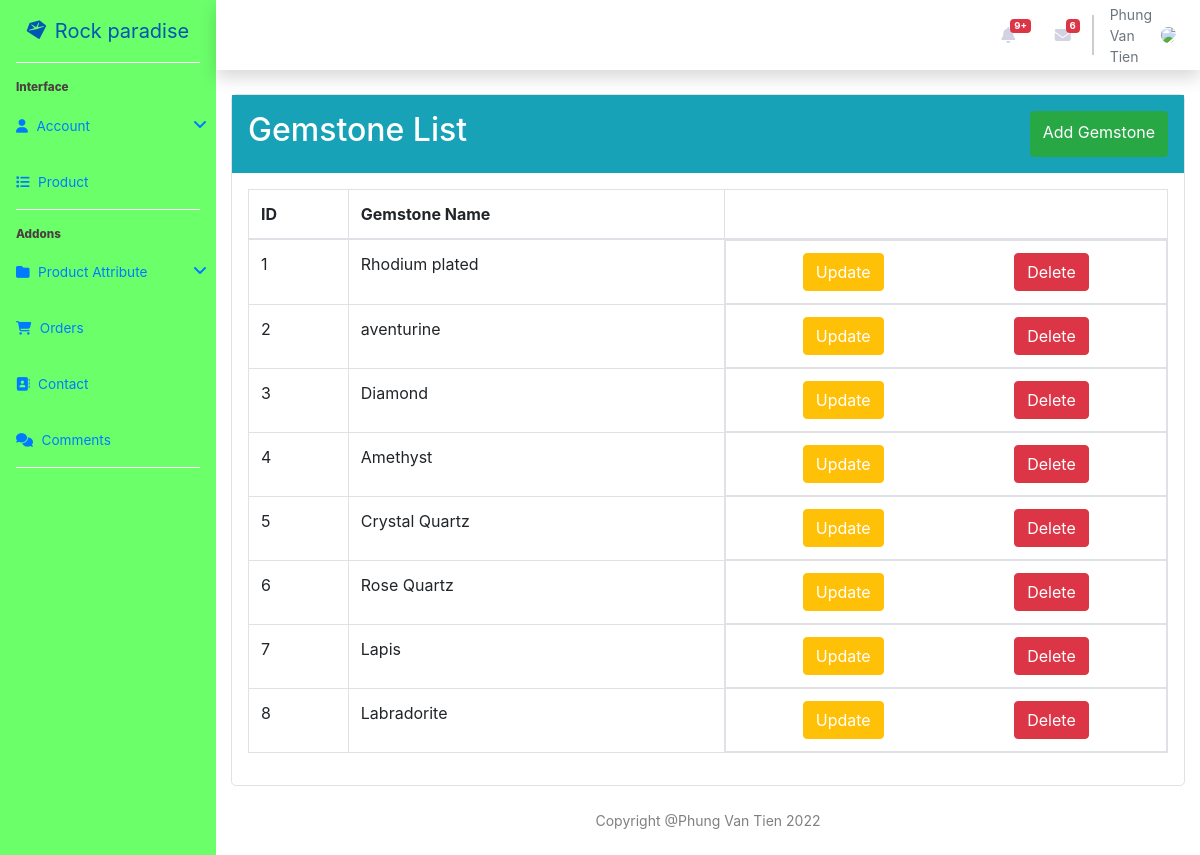
/SourceCode/Jewellery/admin/gemstonePage.php (signed in), run on the app's committed database.
### tables this page shows
CREATE TABLE `account` (
  `id` int(11) NOT NULL,
  `role` varchar(30) NOT NULL,
  `fullname` varchar(50) NOT NULL,
  `email` varchar(100) NOT NULL,
  `password` varchar(50) NOT NULL,
  `phone` varchar(11) NOT NULL,
  `address` varchar(200) NOT NULL,
  `created_at` timestamp NOT NULL DEFAULT CURRENT_TIMESTAMP,
  `code` int(11) NOT NULL DEFAULT '0',
  `status` varchar(20) NOT NULL DEFAULT 'verified'
);

CREATE TABLE `gemstone` (
  `id` int(11) NOT NULL,
  `gemstone_name` varchar(50) NOT NULL
);

### SourceCode/Jewellery/admin/gemstonePage.php (the view, shortened to what this page needs)
<?php
include "connect.php";
$sql = "SELECT * FROM gemstone ";
$result = $conn->query($sql);
$arr_gemstone = [];
if ($result->num_rows > 0) {
    $arr_gemstone = $result->fetch_all(MYSQLI_ASSOC);
} else {
    echo 'Error: ' . $conn->error;
}
?>
<!DOCTYPE html>
<html lang="en">
<head>
    <link rel="stylesheet" href="../public/css/admin.css?v=1">
    <link rel="stylesheet" href="https://cdnjs.cloudflare.com/ajax/libs/font-awesome/6.1.2/css/all.min.css" />
    <link rel="stylesheet" href="https://cdn.jsdelivr.net/npm/bootstrap@4.6.1/dist/css/bootstrap.min.css">
</head>
<body>
<section class="flex-wrap d-flex ">
    <?php include "navbar.php" ?>
    <section>
        <div class="container-fluid">
            <div class="list_acc row">
                <div class="col-md-12" style="min-height: 40rem;">
                    <div class="list_gemstone border rounded-lg">
                        <div class="create-gemstone bg-info p-3 w-100 d-flex justify-content-between">
                            <h2 class="text-white">Gemstone List</h2>
                            <a href="#" class="btn btn-success btn-addGemstone py-2 text-white">Add Gemstone</a>
                        </div>
                        <div class="table_gemstone p-3">
                            <table class="table table-bordered">
                                <thead>
                                    <tr>
                                        <th>ID</th>
                                        <th>Gemstone Name</th>
                                        <th></th>
                                    </tr>
                                </thead>
                                <tbody>
                                    <?php
                                    if (is_array($arr_gemstone)) {
                                        foreach ($arr_gemstone as $index => $value) {
                                    ?>
                                            <tr>
                                                <td><?php echo ++$index; ?></td>
                                                <td><?php echo $value['gemstone_name']; ?></td>
                                                <td class="d-flex justify-content-around">
                                                    <a data-id="<?php echo $value['id']; ?>" href="#" class="btn btn-warning btn-updateGemstone text-white">Update</a>
                                                    <button name_gemstone="<?php echo $value['gemstone_name'] ?>" id_gemstone="<?php echo $value['id']; ?>" class="btn btn-danger btn-delete">Delete</button>
                                                </td>
                                            </tr>
                                    <?php
                                        }
                                    }
                                    ?>
                                </tbody>
                            </table>
                        </div>
                    </div>
                </div>
            </div>
        </div>
    </section>
    <footer class="bg-white">
        <div class="container my-auto py-4">
            <div class="text-center my-auto text-black-50 small">
                <span>Copyright @Phung Van Tien 2022</span>
            </div>
        </div>
    </footer>
</section>
</body>
</html>

### SourceCode/Jewellery/admin/navbar.php (shortened to what this page needs)
<?php
include "connect.php";
$sql = "SELECT * FROM account WHERE role = 'admin' ";
$result = $conn->query($sql);
$admin = [];
if ($result->num_rows > 0) {
    $admin = $result->fetch_all(MYSQLI_ASSOC);
} else {
    echo "Error: " . $conn->error;
}
?>
<ul class="sidebar mb-0 list-unstyled" id="accordionSidebar">
    <a class="sidebar-brand d-flex align-item-center justify-content-center p-3" style="text-decoration: none;" href="admin.php">
        <div class="sidebar-brand-icon rotate-n-15">
            <i class="fa-solid fa-gem"></i>
        </div>
        <div class="sidebar-brand-text ml-2">Rock paradise</div>
    </a>
    <hr class="sidebar-divider">
    <div class="sidebar-heading">Interface</div>
    <li class="nav-item collapsed">
        <a class="nav-link" href="#" data-toggle="collapse" data-target="#collapseTwo">
            <i class="fa-solid fa-user"></i>
            <span>Account</span>
        </a>
    </li>
    <li class="nav-item">
        <a class="nav-link" href="listProduct.php">
            <i class="fa-solid fa-list"></i>
            <span>Product</span>
        </a>
    </li>
    <hr class="sidebar-divider">
    <div class="sidebar-heading">Addons</div>
    <li class="nav-item collapsed">
        <a class="nav-link" href="#" data-toggle="collapse" data-target="#collapseFour">
            <i class="fa-solid fa-folder"></i>
            <span>Product Attribute</span>
        </a>
    </li>
    <li class="nav-item">
        <a href="order.php" class="nav-link">
            <i class="fa-solid fa-cart-shopping"></i>
            <span>Orders</span>
        </a>
    </li>
    <li class="nav-item">
        <a href="contact.php" class="nav-link">
            <i class="fa-solid fa-address-book"></i>
            <span>Contact</span>
        </a>
    </li>
    <li class="nav-item">
        <a href="comments.php" class="nav-link">
            <i class="fa-solid fa-comments"></i>
            <span>Comments</span>
        </a>
    </li>
    <hr class="sidebar-divider d-none d-md-block">
</ul>
<div id="content-wrapper">
    <div id="content">
        <nav class="navbar navbar-expand-sm navbar-light bg-white topbar mb-4 static-top shadow">
            <ul class="navbar-nav info-user">
                <li class="nav-item  mx-1">
                    <a class="nav-link " href="#">
                        <i class="fas fa-bell"></i>
                        <span class="badge badge-danger">9+</span>
                    </a>
                </li>
                <li class="nav-item  mx-1">
                    <a class="nav-link " href="#">
                        <i class="fas fa-envelope"></i>
                        <span class="badge badge-danger">6</span>
                    </a>
                </li>
                <div class="" id="topbar-divider"></div>
                <li class="nav-item dropdown">
                    <a class="nav-link" href="#" id="userDropdown" role="button" data-toggle="dropdown">
                        <?php
                        if (is_array($admin)) {
                            foreach ($admin as $key => $value) {
                        ?>
                                <span class="ml-2 d-none d-lg-inline small text-secondary"><?php if (!empty($value['fullname'])) echo $value['fullname'] ?></span>
                        <?php
                            }
                        }
                        ?>
                        <img style="width: 20%;" class="ml-2 img-profile rounded-circle" src="../public/images/dashboardAdmin/avatar.jpg">
                    </a>
                </li>
            </ul>
        </nav>

### SourceCode/Jewellery/public/css/admin.css (style rules this page uses)
html { font-family: sans-serif; line-height: 1.15; -webkit-text-size-adjust: 100%; -webkit-tap-highlight-color: transparent }
body { margin: 0; font-family: Nunito, -apple-system, BlinkMacSystemFont, "Segoe UI", Roboto, "Helvetica Neue", Arial, sans-serif, "Apple Color Emoji", "Segoe UI Emoji", "Segoe UI Symbol", "Noto Color Emoji"; font-size: 1rem; font-weight: 400; line-height: 1.5; color: #858796; text-align: left; background-color: #fff }
#accordionSidebar { background-color: #6bff6a; min-height: 100vh; width: 16%; }
#content-wrapper { width: 84%; }
hr { box-sizing: content-box; height: 0; overflow: visible; }
.rotate-n-15 { transform: rotate(-15deg) }
h1, h2, h3, h4, h5, h6 { margin-top: 0; margin-bottom: .5rem; }
.sidebar-brand { font-size: 1.25rem; }
.sidebar hr.sidebar-divider { border-top: 1px solid #fff; }
.sidebar hr.sidebar-divider { margin: 0 1rem 1rem; }
.sidebar .nav-item { position: relative; }
.sidebar .nav-item .nav-link { text-align: center; padding: .75rem 1rem; width: 6.5rem }
.sidebar .nav-item .nav-link span { font-size: .65rem; display: block }
.sidebar .sidebar-heading { padding-left: 1rem; font-weight: 800; font-size: .73rem; color: #4b4040; }
.sidebar .nav-item .nav-link { display: block; width: 100%; text-align: left; padding: 1rem; width: 14rem; }
.sidebar .nav-item .nav-link i { font-size: .85rem; margin-right: .25rem; }
.sidebar .nav-item .nav-link span { font-size: .85rem; display: inline; }
.sidebar .nav-item .nav-link[data-toggle=collapse]::after { width: 1rem; text-align: center; float: right; vertical-align: 0; border: 0; font-weight: 900; content: '\f107'; font-family: 'Font Awesome 5 Free'; }
.topbar { height: 4.375rem }
.topbar .nav-item .nav-link { height: 4.375rem; display: flex; align-items: center; padding: 0 .75rem }
.topbar.navbar-light .navbar-nav .nav-item .nav-link { color: #d1d3e2 }
#topbar-divider { background-color: #ccc; border: .5px solid #ccc; height: 2.5rem; margin: auto; }
.nav-link .badge-danger { margin-bottom: 18px; margin-left: -5px; font-size: 60% !important; }
.nav-item>#userDropdown { max-width: 26rem; }
.navbar>.info-user { padding-left: 23rem; }
@media only screen and (min-width: 64em) and (max-width: 80em) { #accordionSidebar { width: 18%; } }
@media only screen and (min-width: 64em) and (max-width: 80em) { #content-wrapper { width: 82%; } }
@media only screen and (min-width: 64em) and (max-width: 80em) { .nav-item > #userDropdown { max-width: 34rem; } }

### data on the page
account: fullname "Phung Van Tien"
gemstone: gemstone_name "Rhodium plated"
gemstone: gemstone_name "aventurine"
gemstone: gemstone_name "Diamond"
gemstone: gemstone_name "Amethyst"
gemstone: gemstone_name "Crystal Quartz"
gemstone: gemstone_name "Rose Quartz"
gemstone: gemstone_name "Lapis"
gemstone: gemstone_name "Labradorite"
